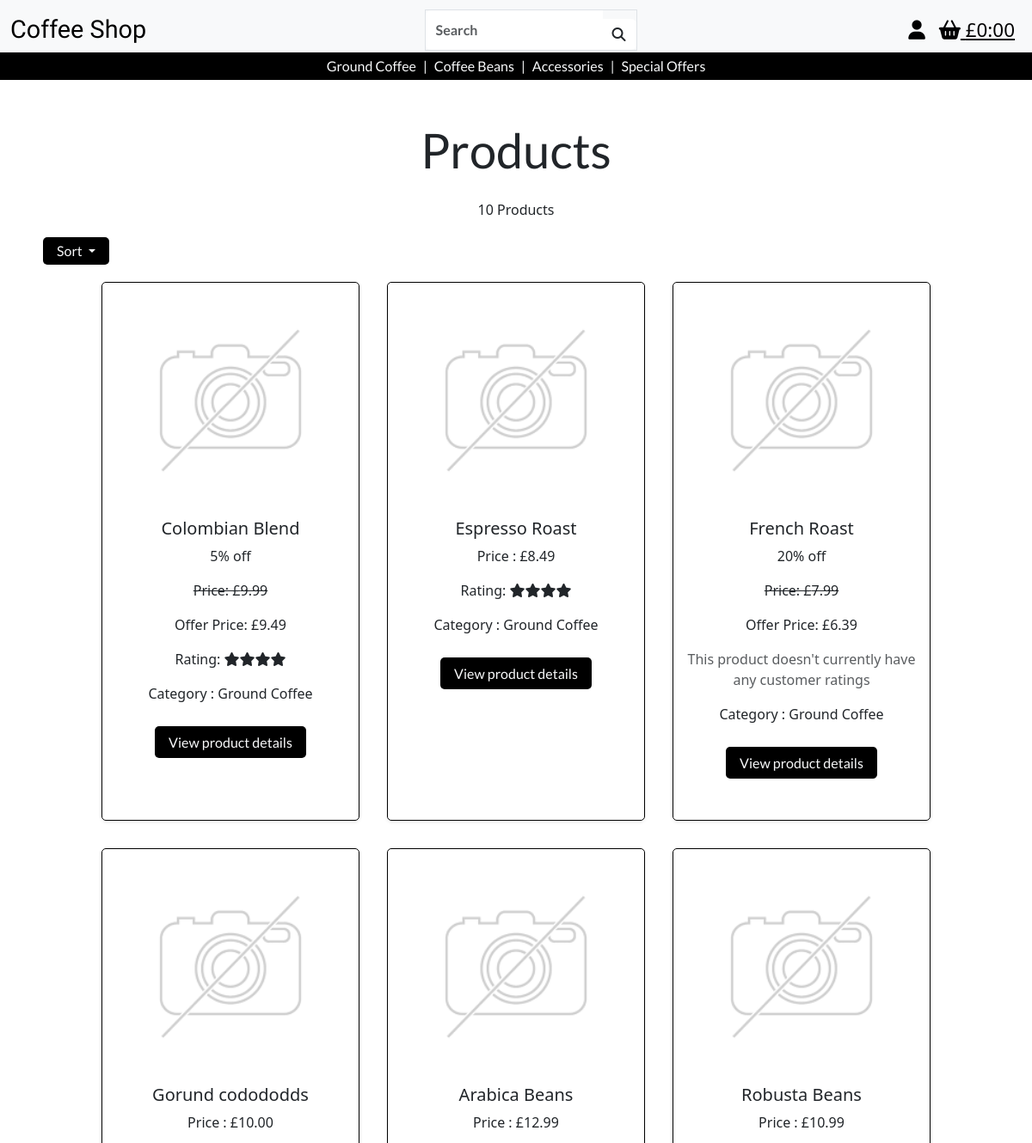
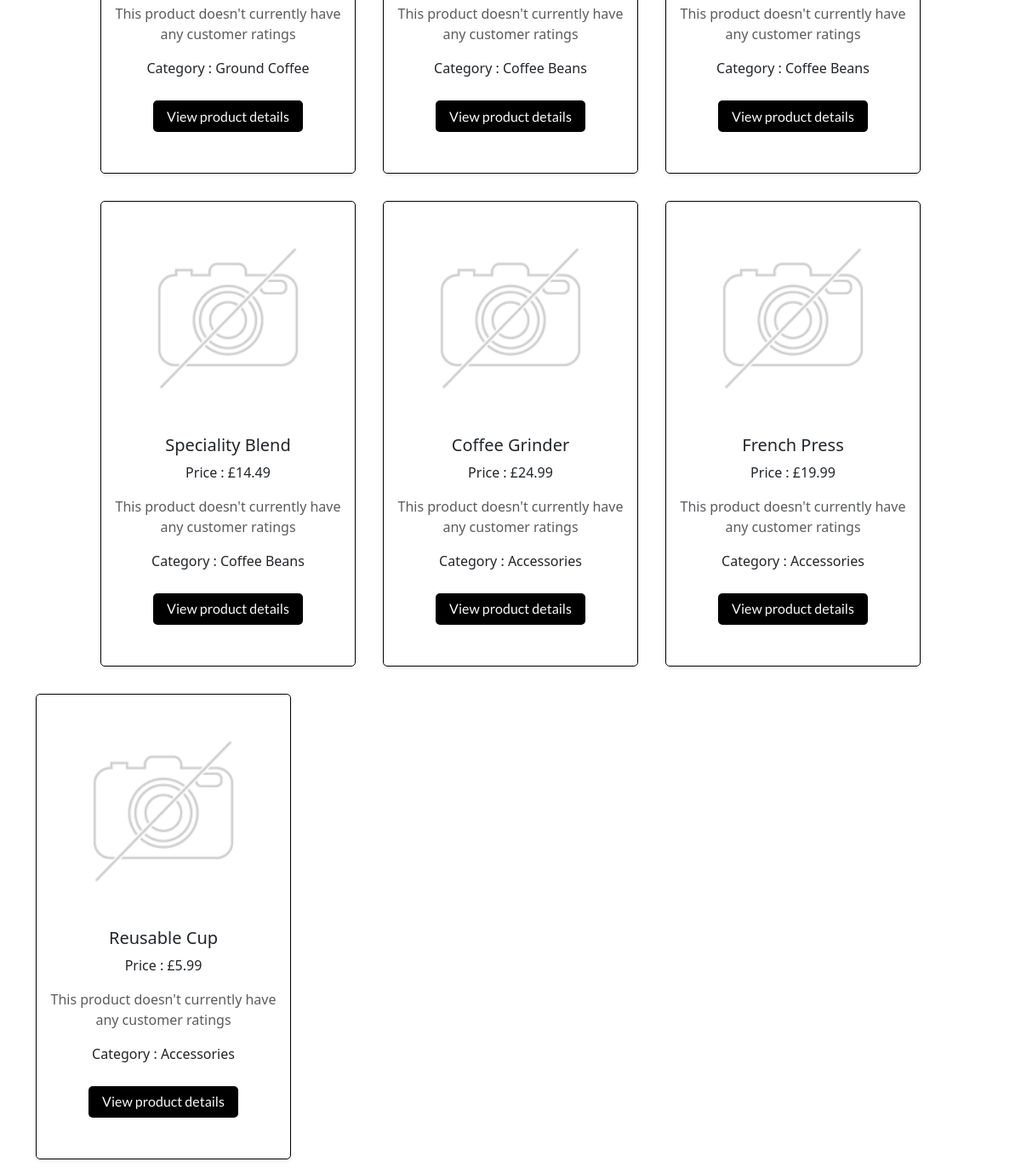
Screenshot of /products/ with the database file from the repository (2 pictures, top to bottom).
### products/models.py (models this page shows, shortened)
class Product(models.Model):
    category = models.ForeignKey(
        'Category', null=True, blank=True, on_delete=models.SET_NULL)
    sku = models.CharField(max_length=254, null=True, blank=True, unique=True)
    product_name = models.CharField(max_length=254)
    description = models.TextField()
    price = models.DecimalField(max_digits=6, decimal_places=2)
    image_url = models.URLField(max_length=1024, null=True, blank=True)
    image = models.ImageField(null=True, blank=True)

class Category(models.Model):
    class Meta:
        verbose_name_plural = 'Categories'
    name = models.CharField(max_length=254)
    friendly_name = models.CharField(max_length=254, null=True, blank=True)

### promotions/models.py (models this page shows)
class Discount(models.Model):
    product = models.OneToOneField(Product, on_delete=models.CASCADE, related_name='discount', primary_key=True)
    percentage = models.PositiveIntegerField(validators=[MaxValueValidator(50)])
    def apply_discount(self, price):
        discounted_price = price - (price * self.percentage / 100)
        return round(discounted_price, 2)
    def discounted_price(self):
        return self.apply_discount(self.product.price)
    def __str__(self):
        return f"{self.percentage}% off"

### products/views.py (the view, shortened to what this page needs)
# urls.py: path('', views.all_products, name='products'),
def all_products(request):
    products = Product.objects.all()
    query = None
    sort = None
    direction = None
    category = None
    sortkey = 'id'
    products = products.annotate(avg_rating=Round(Avg('reviews__rating')))
    current_sorting = f'{sort}_{direction}'
    context = {
        'products': products,
        'search_term': query,
        'current_sorting': current_sorting,
        'selected_category': category,
    }
    return render(request, 'products/products.html', context)

### bag/contexts.py (called while the page is built, shortened)
def bag_contents(request):
    bag_items = []
    total = 0
    product_count = 0
    bag = request.session.get('bag', {})
    if total < settings.FREE_DELIVERY_THRESHOLD:
        delivery = total * Decimal(settings.STANDARD_DELIVERY_PERCENTAGE / 100)
        free_delivery_delta = settings.FREE_DELIVERY_THRESHOLD - total
    else:
        delivery = 0
        free_delivery_delta = 0
    grand_total = delivery + total
    context = {
        'bag_items' : bag_items,
        'total' : total,
        'product_count' : product_count,
        'delivery': delivery,
        'free_delivery_delta' : free_delivery_delta,
        'free_delivery_threshold' : settings.FREE_DELIVERY_THRESHOLD,
        'grand_total' : grand_total,
    }
    return context

### products/templates/products/products.html (shortened to what this page needs)
{% extends 'base.html' %} {% load static %} {% block extra_css %}
<link rel="stylesheet" href="{% static 'css/products.css' %}" />
{% endblock%} {% block content %}
<div class="container-fluid">
  <div class="row">
    <div class="col text-center mt-5 products-header">
      <h1 class="header">Products</h1>
    </div>
  </div>
  <div class="container">
    <div class="col-8 text-center offset-2">
      <p class="mt-3">
        {{ products|length }} Products{% if search_term %} found for '<strong>{{ search_term }}</strong>'{% endif %}
      </p>
    </div>
    <div class="row">
      <div class="m-2">
        <a
          class="button dropdown-toggle"
          href="#"
          role="button"
          id="dropdownMenuLink"
          data-bs-toggle="dropdown"
          aria-expanded="false"
        >
          Sort
        </a>
      </div>
    </div>
  </div>
  <div class="row justify-content-center">
    {% for product in products %}
    <div class="col-10 col-sm-5 col-lg-3 m-3 product-container shadow-sm">
      {% if product.image %}
      <a href="{% url 'product_detail' product.id %}">
        <img
          class="card-img-top img-fluid"
          src="{{ product.image.url }}"
          alt="{{ product.name }}"
        />
      </a>
      {% else %}
      <a href="{% url 'product_detail' product.id %}">
        <img
          class="card-img-top img-fluid"
          src="{{ MEDIA_URL }}noimage.png"
          alt="{{ product.name }}"
        />
      </a>
      {% endif %}
      <div class="">
        <div class="row">
          <div class="text-center">
            {% if product.discount %}
              <h5>{{ product.product_name }}</h5>
              <p>{{product.discount}}</p>
              <p class="line-through">Price: £{{ product.price }}</p>
              <p>Offer Price: £{{ product.discount.discounted_price }}</p>
            {% else %}
              <h5>{{ product.product_name }}</h5>
              <p>Price : £{{ product.price }}</p>
            {% endif %}
            {% if product.avg_rating %}
              {% if product.avg_rating == 1 %}
                <p>Rating: <i class="fa-solid fa-star"></i></p>
              {% elif product.avg_rating == 2 %}
                <p>Rating: <i class="fa-solid fa-star"></i><i class="fa-solid fa-star"></i></p>
              {% elif product.avg_rating == 3 %}
                <p>Rating: <i class="fa-solid fa-star"></i><i class="fa-solid fa-star"></i><i class="fa-solid fa-star"></i></p>
              {% elif product.avg_rating == 4 %}
                <p>Rating: <i class="fa-solid fa-star"></i><i class="fa-solid fa-star"></i><i class="fa-solid fa-star"></i><i class="fa-solid fa-star"></i></p>
              {% elif product.avg_rating == 5 %}
                <p>Rating: <i class="fa-solid fa-star"></i><i class="fa-solid fa-star"></i><i class="fa-solid fa-star"></i><i class="fa-solid fa-star"></i><i class="fa-solid fa-star"></i></p>
              {% endif %}
            {% else %}
            <p class="text-muted">This product doesn't currently have any customer ratings</p>
            {% endif %}
            {% if product.category %}
            <p>Category : {{ product.category.friendly_name }}</p>
            {% endif %}
            <div class="d-inline-block">
              <a
                href="{% url 'product_detail' product.id %}"
                class="d-block button mb-5"
                >View product details</a
              >
            </div>
          </div>
        </div>
      </div>
    </div>
    {% endfor %}
    <div class="col-8 m-2 mb-5 offset-2 text-center">
    </div>
  </div>
</div>
{% endblock %}

### static/css/base.css (style rules this page uses)
button, .button { color: #f8f9fa; font-family: "lato", sans-serif; font-weight: 400; text-decoration: none; background-color: black; padding: 0.4rem 1rem; border-radius: 5px; margin-top: 10px; }
.line-through { text-decoration: line-through; }
.header { font-size:3.5rem; font-family: 'lato', sans-serif; }

### static/css/products.css (style rules this page uses)
.product-container { border: 1px solid black; border-radius: 5px; display: flex; flex-direction: column; min-height: 100%; }
.line-through { text-decoration: line-through; }

### rows the page displays
Product: product_name "Colombian Blend", discount "5% off", price "9.99", discount.discounted_price "9.49", shows "Rating:", category.friendly_name "Ground Coffee"
Product: product_name "Espresso Roast", price "8.49", shows "Rating:", category.friendly_name "Ground Coffee"
Product: product_name "French Roast", discount "20% off", price "7.99", discount.discounted_price "6.39", shows "This product doesn't currently have any customer ratings", category.friendly_name "Ground Coffee"
Product: product_name "Gorund codododds", price "10.00", shows "This product doesn't currently have any customer ratings", category.friendly_name "Ground Coffee"
Product: product_name "Arabica Beans", price "12.99", shows "This product doesn't currently have any customer ratings", category.friendly_name "Coffee Beans"
Product: product_name "Robusta Beans", price "10.99", shows "This product doesn't currently have any customer ratings", category.friendly_name "Coffee Beans"
Product: product_name "Speciality Blend", price "14.49", shows "This product doesn't currently have any customer ratings", category.friendly_name "Coffee Beans"
Product: product_name "Coffee Grinder", price "24.99", shows "This product doesn't currently have any customer ratings", category.friendly_name "Accessories"
Product: product_name "French Press", price "19.99", shows "This product doesn't currently have any customer ratings", category.friendly_name "Accessories"
Product: product_name "Reusable Cup", price "5.99", shows "This product doesn't currently have any customer ratings", category.friendly_name "Accessories"

### other values shown
{{ products|length }} "10"
